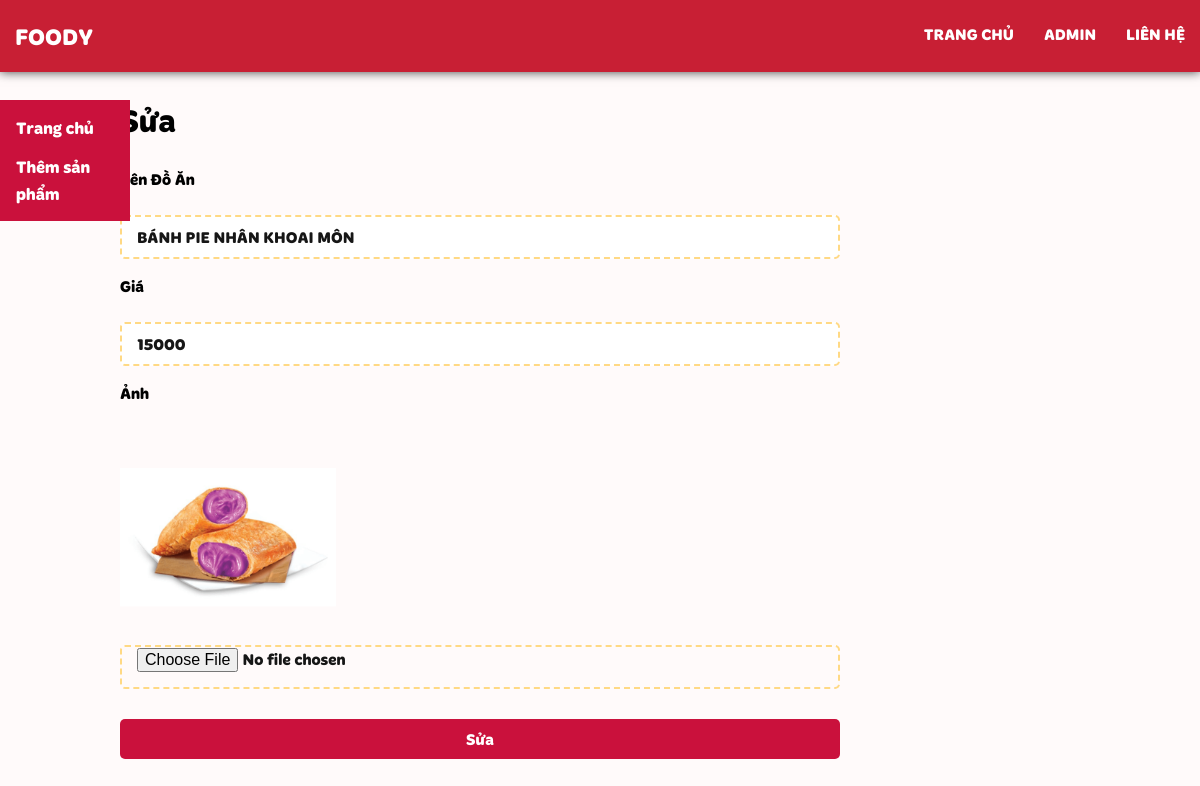
The app's page /page/edit.php?id=1 with its own data.
### tables this page shows
CREATE TABLE `food` (
  `id` int(11) NOT NULL,
  `name` varchar(255) NOT NULL,
  `price` float NOT NULL,
  `image` varchar(255) NOT NULL
);

### page/edit.php (the view, shortened to what this page needs)
<?php
include_once '../server/config.php';
if (isset($_GET['id'])) {
    $id = $_GET['id'];
    $sql = "SELECT * FROM `food` WHERE id = $id";
    $result = $connection->query($sql);
    $row = $result->fetch_assoc();
}
?>
<!DOCTYPE html>
<html lang="en">
<head>
    <link rel="stylesheet" href="../css/edit.css">
</head>
<body>
    <?php include './navbar.php' ?>
    <?php include './sidebar.php' ?>
    <div class="main">
        <h1>Sửa</h1>
        <form action="" method="POST" enctype="multipart/form-data">
            <div class="form-group">
                <label for="name">Tên Đồ Ăn</label> <br>
                <input type="text" name="name" id="name" placeholder="Tên Đồ Ăn" class="form-inp" value="<?php echo $row['name'] ?>" required>
            </div>
            <div class="form-group">
                <label for="price">Giá</label><br>
                <input type="number" name="price" id="price" placeholder="Giá" class="form-inp" required value="<?php echo $row['price'] ?>">
            </div>
            <div class="form-group">
                <label for="image">Ảnh</label> <br>
                <img src="../asset/img/<?php echo $row['image'] ?>" alt="">
                <input type="file" name="image" id="image" class="form-inp">
            </div>
            <div class="form-group">
                <input type="submit" value="Sửa" name="edit" class="btn-add">
            </div>
        </form>
</body>
</html>

### css/edit.css (style rules this page uses)
body { font-family: "Merge", sans-serif; margin: 0; padding: 0; background-color: snow; }
.main { min-height: 100vh; max-width: 960px; margin: 0 auto; position: relative; top: 75px; z-index: 1; }
form { width: 100%; display: flex; flex-direction: column; }
.form-group { width: 75%; display: flex; flex-direction: column; margin-bottom: 15px; }
.form-group img { width: 30%; height: auto; object-fit: cover; }
.form-inp { height: 40px; border: 2px dashed #ffd984; border-radius: 5px; padding: 0 15px; font-size: 16px; color: #161616; outline: none; font-family: "Merge", sans-serif; }
.btn-add { width: 100%; height: 40px; border: none; border-radius: 5px; background-color: #ca113c; color: #fff; font-size: 16px; cursor: pointer; outline: none; font-family: "Merge", sans-serif; }

### records on screen
food: name "BÁNH PIE NHÂN KHOAI MÔN", price "15000", image (picture)
